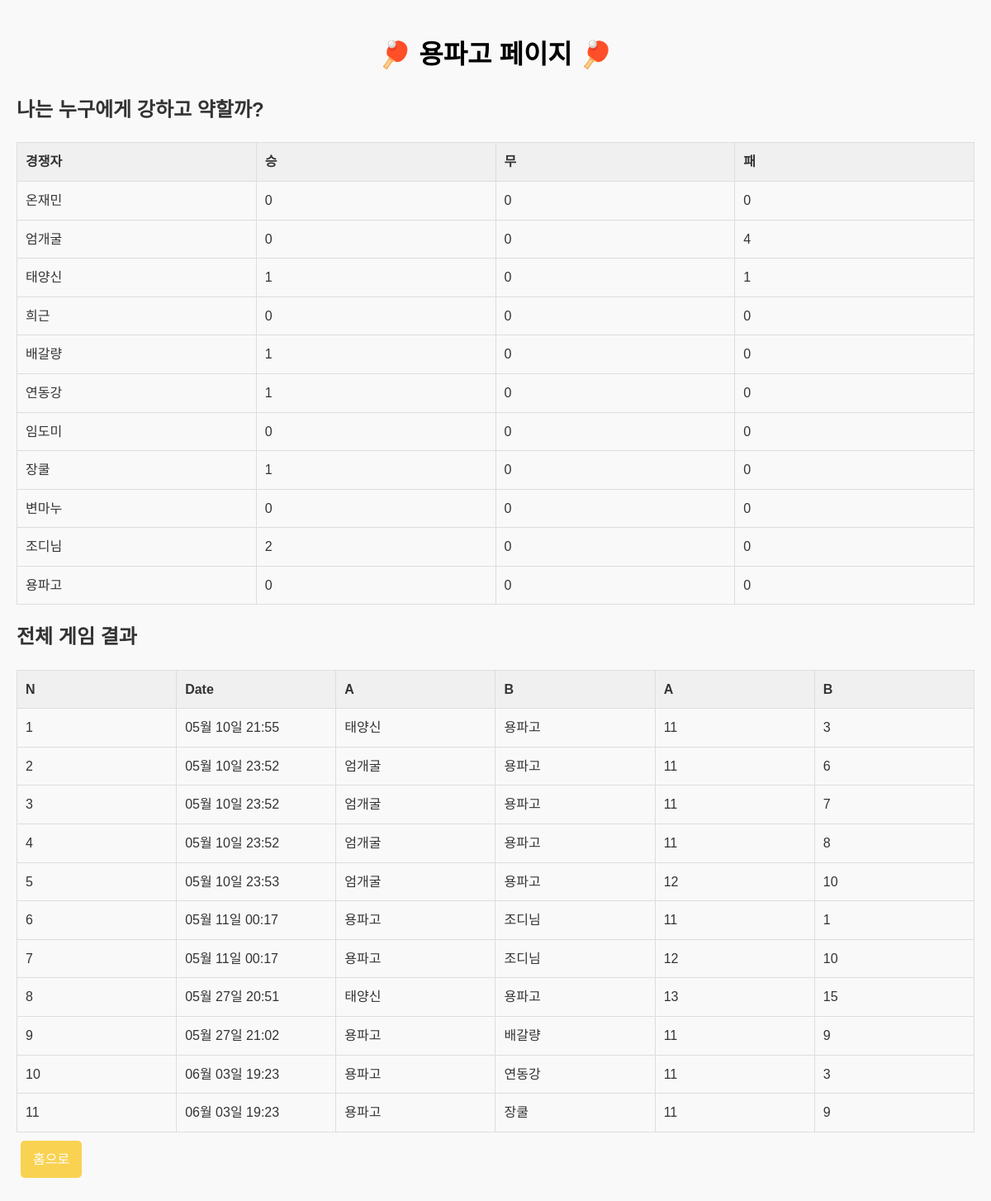
Before: /personal/22 with the older database file.
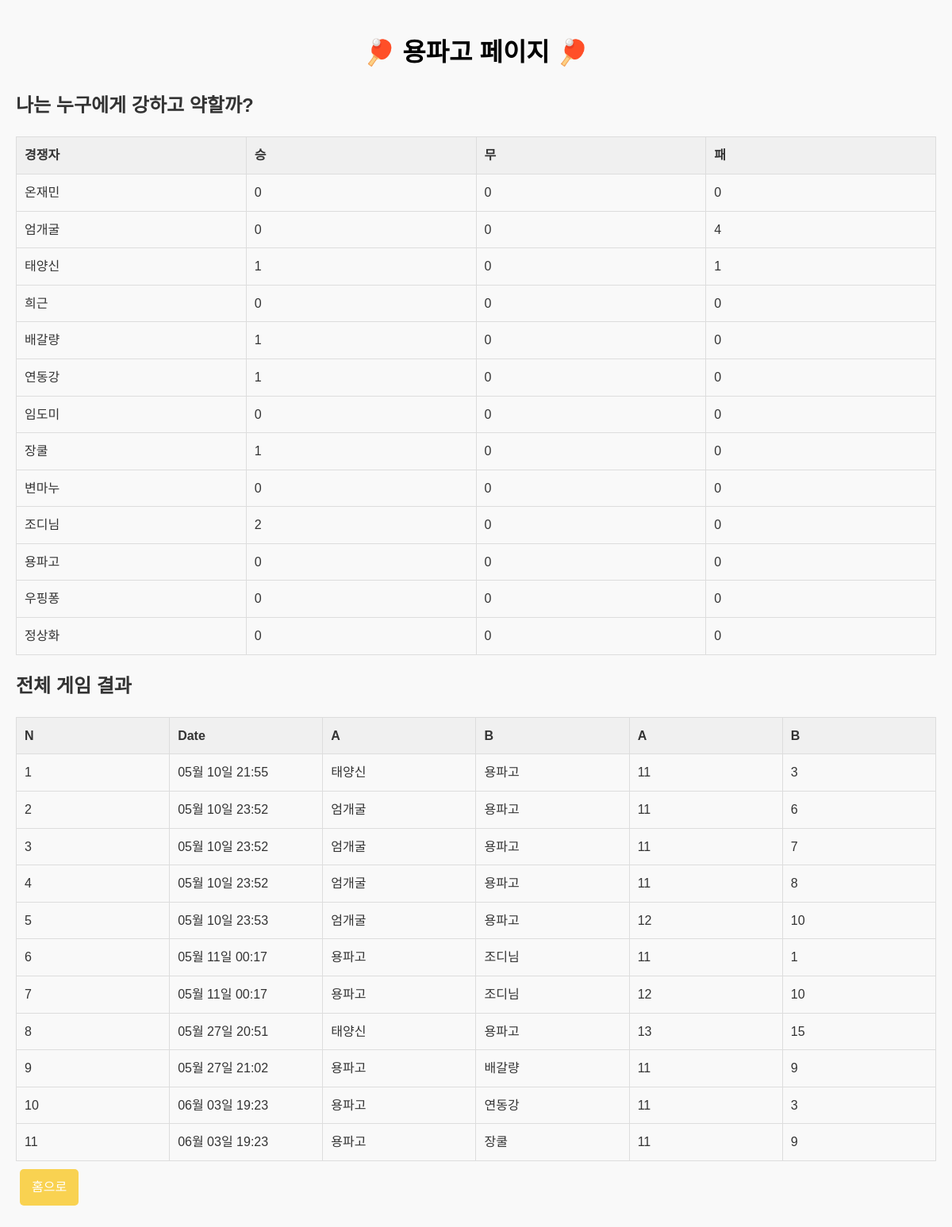
After: the same page with the newer database file.
### myapp/models.py (models this page shows, shortened)
class User(models.Model):
    name = models.CharField(max_length=5)
    wins = models.IntegerField(default=0)
    draws = models.IntegerField(default=0)
    losses = models.IntegerField(default=0)

class GameResult(models.Model):
    game_number = models.AutoField(primary_key=True)
    datetime = models.DateTimeField()
    player_a = models.ForeignKey(User, on_delete=models.CASCADE, related_name='games_as_player_a')
    player_b = models.ForeignKey(User, on_delete=models.CASCADE, related_name='games_as_player_b')
    score_a = models.IntegerField()
    score_b = models.IntegerField()
    season = models.IntegerField(default=1)  # New field with default value

### myapp/views.py (the view)
# urls.py: path('personal/<int:personal_id>', views.personal, name='personal'),
def personal(request, personal_id):
    personal_data=User.objects.get(id=personal_id)
    users = User.objects.all().order_by('id')
    user_index_map = {user.id: index for index,user in enumerate(users)}
    personal_results = GameResult.objects.filter(
        player_a=personal_data.id
    ) | GameResult.objects.filter(
        player_b=personal_data.id
    )
    score_matrix=[[0,0,0] for _ in range(len(users))] #승무패
    for result in personal_results:
        if result.player_a.id == personal_data.id: #player_a일 때
            row_num=user_index_map[result.player_b.id]
            if result.score_a > result.score_b:
                score_matrix[row_num][0] +=1 #승리
            elif result.score_a == result.score_b:
                score_matrix[row_num][1] +=1 #무승부
            else: #패배
                score_matrix[row_num][2] +=1
        elif result.player_b.id == personal_data.id: #player_b일 때
            row_num=user_index_map[result.player_a.id]
            if result.score_a > result.score_b:
                score_matrix[row_num][2] +=1 #패배
            elif result.score_a == result.score_b:
                score_matrix[row_num][1] +=1
            else: #승리
                score_matrix[row_num][0] +=1
    personal_results = personal_results.order_by("datetime")
    users_scores = zip(users, score_matrix)
    return render(request, 'personal.html',{'personal_data':personal_data, 'personal_results':personal_results, 'users_scores':users_scores } )

### myapp/templates/personal.html (shortened to what this page needs)
{% load static %}
<!DOCTYPE html>
<html lang="en">
  <head>
    <link rel="stylesheet" href="{% static 'myapp/css/personal.css' %}" />
  </head>
  <body>
    <header>
      <h1>🏓 {{personal_data.name}} 페이지 🏓</h1>
    </header>
    <section>
        <h2>나는 누구에게 강하고 약할까?</h2>
        <table border="1">
          <tr>
            <th>경쟁자</th>
            <th>승</th>
            <th>무</th>
            <th>패</th>
          </tr>
          {% for users, scores in users_scores %}
          <tr>
            <td>{{ users.name }}</td>
            <td>{{ scores.0 }}</td>
            <td>{{ scores.1 }}</td>
            <td>{{ scores.2 }}</td>
          </tr>
          {% endfor %}
        </table>
      </section>
    <section>
      <h2>전체 게임 결과</h2>
      <table border="1">
        <tr>
          <th>N</th>
          <th>Date</th>
          <th>A</th>
          <th>B</th>
          <th>A</th>
          <th>B</th>
        </tr>
        {% for result in personal_results %}
        <tr>
          <td>{{ forloop.counter }}</td>
          <td>{{ result.datetime|date:"m월 d일 H:i" }}</td>
          <td>{{ result.player_a.name }}</td>
          <td>{{ result.player_b.name }}</td>
          <td>{{ result.score_a }}</td>
          <td>{{ result.score_b }}</td>
        </tr>
        {% endfor %}
      </table>
    </section>
    <div>{{score_matrix}}
    <a class='button' href="{% url 'home' %}">홈으로</a>
  </body>
</html>

Changed rows visible on the page:
added User: name "우핑퐁", scores "0"
added User: name "정상화", scores "0"
